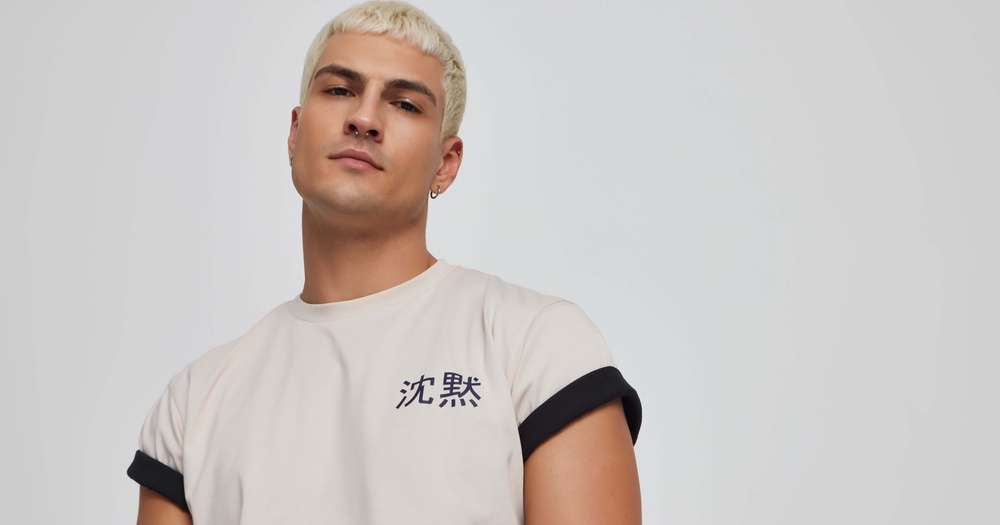
#> input picture Projects/02102.jpg, 1000 x 525 px, shrunk from 6312 x 3316 before the run
$ python Find_Dominant_Colors.py
#> lines starting #> are read from the running program, lines starting #| are printed output that depends on the picture; after the words box and inside, x2 and y2 are one past the last pixel; in counts of white or black regions, pixels touching at a corner belong together; long printed decimals are rounded
import cv2
import numpy as np
from sklearn.cluster import KMeans


image_path = "02102.jpg"
image = cv2.imread(image_path)
#> image is the input picture: shape (525, 1000, 3); mean B, G, R 196.8, 199.3, 204.4

if image is None:
    print("HATA VAR GORSEL YOK, BU GORSEL NEREDE!")
    exit()

average_color = np.average(image, axis=(0, 1))
#> average_color = [196.8, 199.3, 204.4]
print(f"Average colors (BGR): \n{average_color}")
#| Average colors (BGR):
#| [196.810 199.309 204.393]

def rengi_bul(image, k=5):
    pixels = image.reshape(-1, 3)
    kmeans = KMeans(n_clusters=k, n_init=10)
    kmeans.fit(pixels)
    dominant_colors = kmeans.cluster_centers_
    return dominant_colors

dominant_colors = rengi_bul(image, k=5)
#> dominant_colors = [[211.1, 211.2, 211.2], [64.54, 82.73, 127], [138.2, 160.4, 197.6], [35.02, 31.35, 39.49], [94.75, 122, 175.9]]
print(f"Dominant renkler(BGR): \n{dominant_colors}")
#| Dominant renkler(BGR):
#| [[211.113 211.167 211.221]
#|  [ 64.538  82.735 126.999]
#|  [138.152 160.449 197.577]
#|  [ 35.017  31.354  39.495]
#|  [ 94.751 122.028 175.935]]

gorsel_rengi = cv2.cvtColor(image, cv2.COLOR_BGR2GRAY)
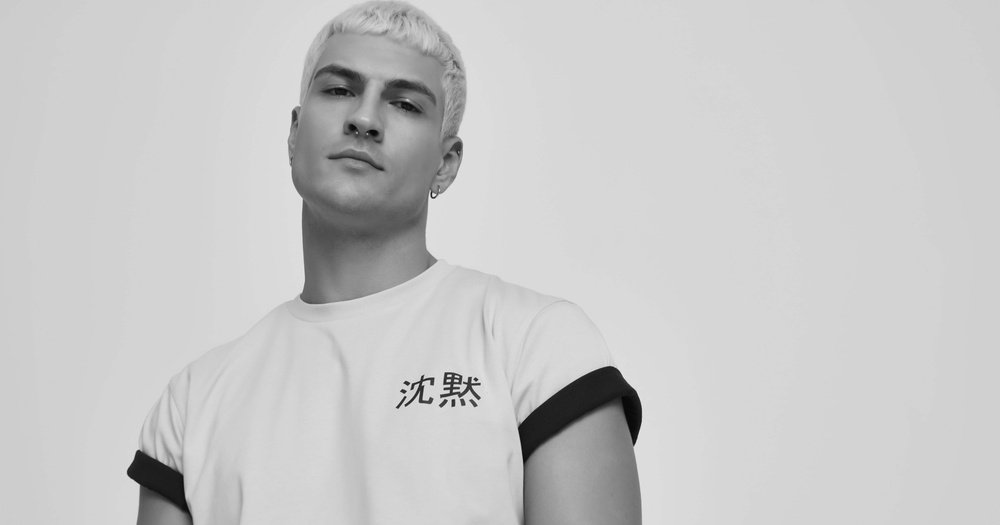
#> gorsel_rengi: shape (525, 1000); min 5, max 238, mean 200.5
edges = cv2.Canny(gorsel_rengi, threshold1=30, threshold2=70)
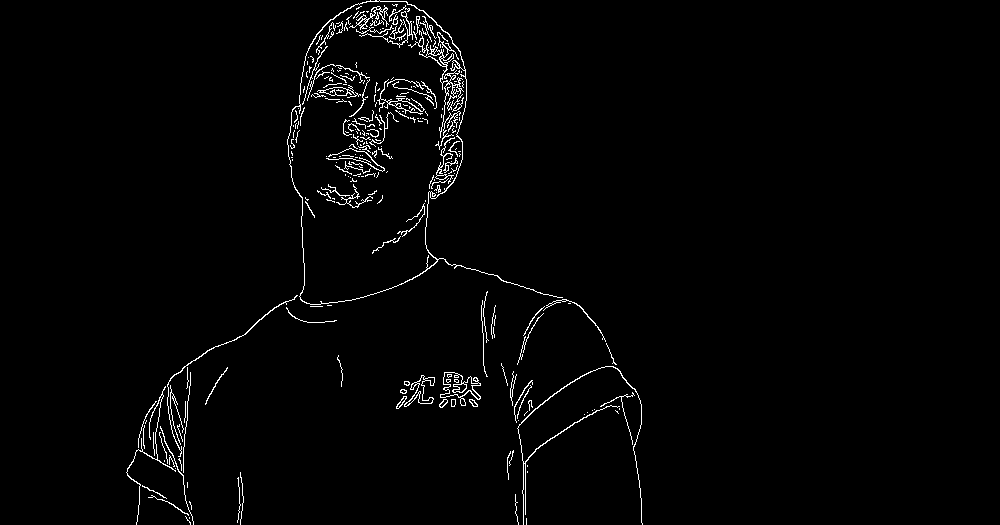
#> edges: shape (525, 1000); 1.8% white in thin lines or dots, all inside (x1, y1, x2, y2) = (126, 0, 643, 525)
contours, _ = cv2.findContours(edges, cv2.RETR_EXTERNAL, cv2.CHAIN_APPROX_SIMPLE)
#> contours = 70 contours, 56 with area under 20; largest, box (x1, y1, x2, y2) and area: (287, 0, 563, 305) 41678, (440, 372, 481, 406) 628, (404, 375, 435, 407) 288, (517, 366, 643, 525) 127, (167, 295, 298, 457) 79
num_objects = len(contours)
#> num_objects = 70
print(f"gorselde bulunan obje sayisi: {num_objects}")
#| gorselde bulunan obje sayisi: 70

$ run again, with Projects/5.jpg copied over Projects/02102.jpg
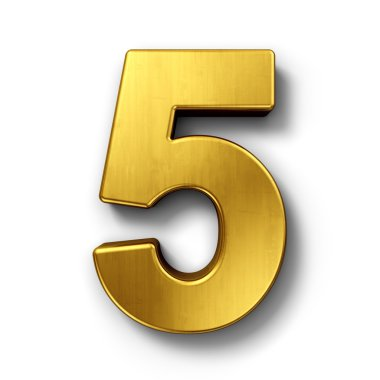
#> input picture Projects/5.jpg, 380 x 380 px
#> image is the input picture: shape (380, 380, 3); mean B, G, R 191.2, 219, 228.9
#> average_color = [191.2, 219, 228.9]
#| Average colors (BGR):
#| [191.228 219.002 228.882]
#> dominant_colors = [[158, 159.9, 161.3], [251.9, 251.9, 252], [76.05, 198.8, 234.2], [30.81, 127.3, 171.3], [50.45, 67.6, 81.67]]
#| Dominant renkler(BGR):
#| [[157.983 159.919 161.263]
#|  [251.857 251.947 251.994 ]
#|  [ 76.045 198.761 234.161]
#|  [ 30.811 127.285 171.313]
#|  [ 50.447  67.603  81.675]]
#> `gorsel_rengi = cv2.cvtColor(image, cv2.COLOR_BGR2GRAY)`:
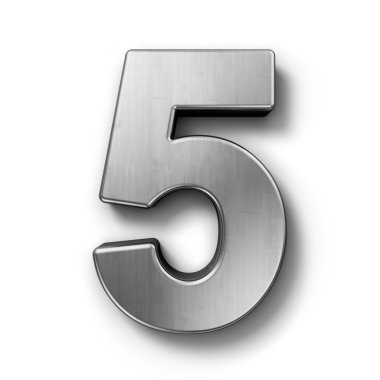
#> gorsel_rengi: shape (380, 380); min 0, max 255, mean 218.8
#> `edges = cv2.Canny(gorsel_rengi, threshold1=30, threshold2=70)`:
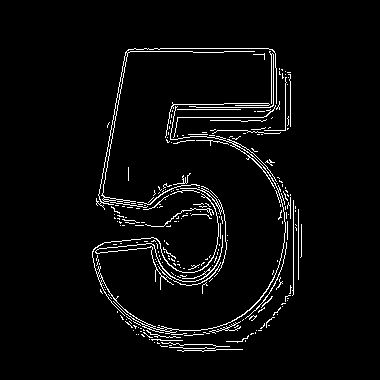
#> edges: shape (380, 380); 3.8% white in thin lines or dots, all inside (x1, y1, x2, y2) = (92, 48, 302, 352)
#> contours = 252 contours, 247 with area under 20; largest, box (x1, y1, x2, y2) and area: (96, 48, 277, 210) 438, (92, 106, 286, 334) 227, (180, 188, 227, 272) 74, (95, 235, 223, 290) 66, (145, 208, 214, 227) 20
#> num_objects = 252
#| gorselde bulunan obje sayisi: 252
